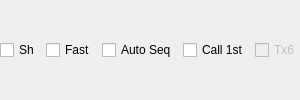
                  <widget class="QWidget" name="VHFControls_widget" native="true">
                   <layout class="QGridLayout" name="gridLayout_8">
                    <property name="leftMargin">
                     <number>0</number>
                    </property>
                    <property name="topMargin">
                     <number>0</number>
                    </property>
                    <property name="rightMargin">
                     <number>0</number>
                    </property>
                    <property name="bottomMargin">
                     <number>0</number>
                    </property>
                    <item row="1" column="0" colspan="2">
                     <layout class="QHBoxLayout" name="horizontalLayout_5">
                      <item>
                       <widget class="QCheckBox" name="cbShMsgs">
                        <property name="toolTip">
                         <string>&lt;html&gt;&lt;head/&gt;&lt;body&gt;&lt;p&gt;Check to use short-format messages.&lt;/p&gt;&lt;/body&gt;&lt;/html&gt;</string>
                        </property>
                        <property name="text">
                         <string>Sh</string>
                        </property>
                       </widget>
                      </item>
                      <item>
                       <widget class="QCheckBox" name="cbFast9">
                        <property name="toolTip">
                         <string>&lt;html&gt;&lt;head/&gt;&lt;body&gt;&lt;p&gt;Check to enable JT9 fast modes&lt;/p&gt;&lt;/body&gt;&lt;/html&gt;</string>
                        </property>
                        <property name="text">
                         <string>Fast</string>
                        </property>
                       </widget>
                      </item>
                      <item>
                       <widget class="QCheckBox" name="cbAutoSeq">
                        <property name="toolTip">
                         <string>&lt;html&gt;&lt;head/&gt;&lt;body&gt;&lt;p&gt;Check to enable automatic sequencing of Tx messages based on received messages.&lt;/p&gt;&lt;/body&gt;&lt;/html&gt;</string>
                        </property>
                        <property name="text">
                         <string>Auto Seq</string>
                        </property>
                       </widget>
                      </item>
                      <item>
                       <widget class="QCheckBox" name="cbFirst">
                        <property name="toolTip">
                         <string>&lt;html&gt;&lt;head/&gt;&lt;body&gt;&lt;p&gt;Check to call the first decoded responder to my CQ.&lt;/p&gt;&lt;/body&gt;&lt;/html&gt;</string>
                        </property>
                        <property name="text">
                         <string>Call 1st</string>
                        </property>
                       </widget>
                      </item>
                      <item>
                       <widget class="QCheckBox" name="cbTx6">
                        <property name="enabled">
                         <bool>false</bool>
                        </property>
                        <property name="toolTip">
                         <string>Check to generate &quot;@1250  (SEND MSGS)&quot; in Tx6.</string>
                        </property>
                        <property name="text">
                         <string>Tx6</string>
                        </property>
                       </widget>
                      </item>
                     </layout>
                    </item>
                   </layout>
                  </widget>
